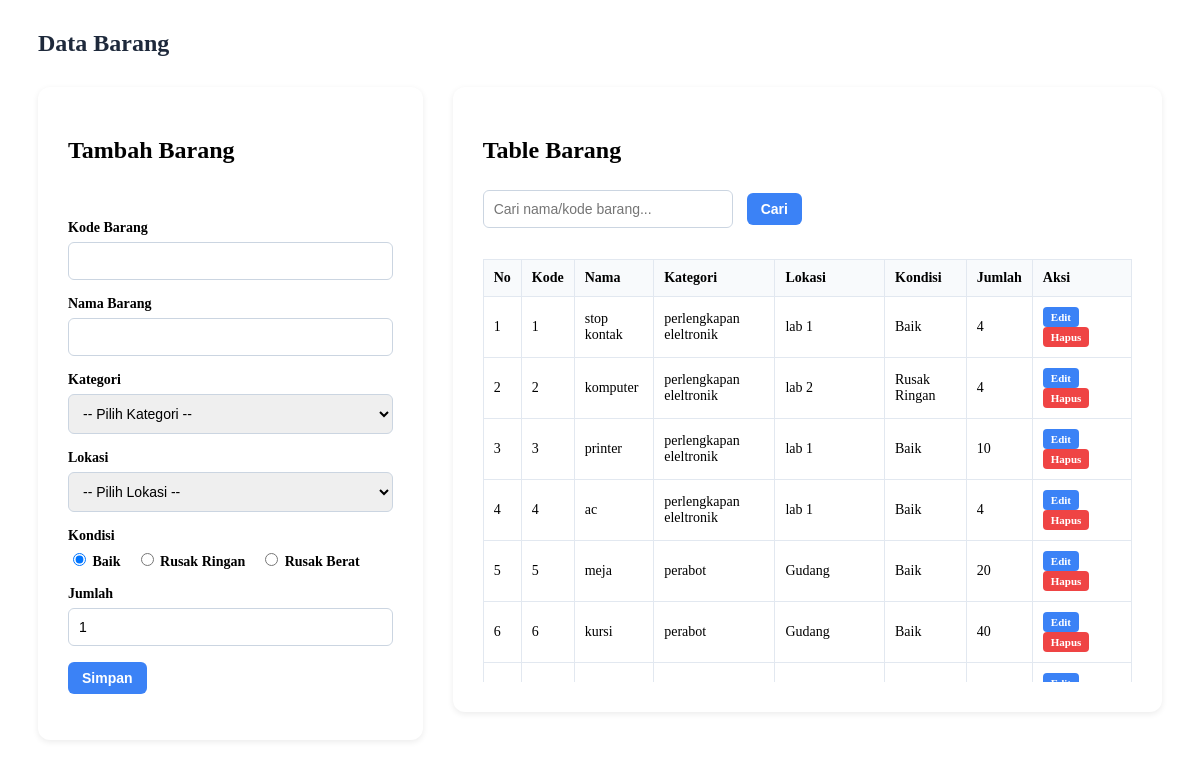
Screenshot of /barang.php with the database file from the repository.
### tables this page shows
CREATE TABLE `barang` (
  `id_barang` int(11) NOT NULL,
  `nama_barang` varchar(100) DEFAULT NULL,
  `id_kategori` int(11) DEFAULT NULL,
  `id_lokasi` int(11) DEFAULT NULL,
  `kode_barang` varchar(50) DEFAULT NULL,
  `kondisi` enum('Baik','Rusak Ringan','Rusak Berat') DEFAULT 'Baik',
  `jumlah` int(11) DEFAULT 1
);

CREATE TABLE `kategori` (
  `id_kategori` int(11) NOT NULL,
  `nama_kategori` varchar(100) DEFAULT NULL
);

CREATE TABLE `lokasi` (
  `id_lokasi` int(11) NOT NULL,
  `nama_lokasi` varchar(100) DEFAULT NULL
);

### barang.php (the view, shortened to what this page needs)
<?php
include 'koneksi.php';
$edit = isset($_GET['edit']);
$cari = $_GET['cari'] ?? '';
$where = '';
$row = ['kode_barang' => '', 'nama_barang' => '', 'id_kategori' => '', 'id_lokasi' => '', 'kondisi' => 'Baik', 'jumlah' => '1'];
?>
<div>
  <h1 class="header-title">Data Barang</h1>
  <div class="flex-container">
    <div class="form-box">
      <h2>Tambah Barang</h2><br><br>
      <form method="post">
        <label>Kode Barang</label>
        <input type="text" name="kode" class="input" required value="<?= $row['kode_barang'] ?>">
        <label>Nama Barang</label>
        <input type="text" name="nama" class="input" required value="<?= $row['nama_barang'] ?>">
        <label>Kategori</label>
        <select name="kategori" class="input" required>
          <option value="">-- Pilih Kategori --</option>
        </select>
        <label>Lokasi</label>
        <select name="lokasi" class="input" required>
          <option value="">-- Pilih Lokasi --</option>
        </select>
        <label>Kondisi</label>
        <div class="radio-wrap">
          <label><input type="radio" name="kondisi" value="Baik" <?= $row['kondisi'] == 'Baik' ? 'checked' : '' ?>> Baik</label>
          <label><input type="radio" name="kondisi" value="Rusak Ringan" <?= $row['kondisi'] == 'Rusak Ringan' ? 'checked' : '' ?>> Rusak Ringan</label>
          <label><input type="radio" name="kondisi" value="Rusak Berat" <?= $row['kondisi'] == 'Rusak Berat' ? 'checked' : '' ?>> Rusak Berat</label>
        </div>
        <label>Jumlah</label>
        <input type="number" name="jumlah" class="input" required value="<?= $row['jumlah'] ?>">
        <button type="submit" class="btn"><?= $edit ? 'Update' : 'Simpan' ?></button>
      </form>
    </div>
    <div class="table-box">
      <div class="table-container">
        <h2>Table Barang</h2>
        <form method="get" style="margin-bottom: 15px;">
          <input type="text" name="cari" value="<?= htmlspecialchars($cari) ?>" placeholder="Cari nama/kode barang..." class="input" style="width: 250px; margin-right: 10px;">
          <button type="submit" class="btn">Cari</button>
        </form>
        <table>
          <thead>
            <tr>
              <th>No</th>
              <th>Kode</th>
              <th>Nama</th>
              <th>Kategori</th>
              <th>Lokasi</th>
              <th>Kondisi</th>
              <th>Jumlah</th>
              <th>Aksi</th>
            </tr>
          </thead>
          <tbody>
            <?php
            $data = mysqli_query($conn, "
          SELECT b.*, k.nama_kategori, l.nama_lokasi
          FROM barang b
          LEFT JOIN kategori k ON b.id_kategori = k.id_kategori
          LEFT JOIN lokasi l ON b.id_lokasi = l.id_lokasi
          $where
          ORDER BY b.id_barang ASC") or die(mysqli_error($conn));
            $no = 1;
            while ($d = mysqli_fetch_assoc($data)) : ?>
              <tr>
                <td><?= $no++ ?></td>
                <td><?= $d['kode_barang'] ?></td>
                <td><?= $d['nama_barang'] ?></td>
                <td><?= $d['nama_kategori'] ?></td>
                <td><?= $d['nama_lokasi'] ?></td>
                <td><?= $d['kondisi'] ?></td>
                <td><?= $d['jumlah'] ?></td>
                <td>
                  <a href="index.php?page=barang&edit=<?= $d['id_barang'] ?>" class="btn small edit">Edit</a>
                  <a href="index.php?page=barang&hapus=<?= $d['id_barang'] ?>" class="btn small hapus" onclick="return confirm('Hapus data ini?')">Hapus</a>
                </td>
              </tr>
            <?php endwhile; ?>
          </tbody>
        </table>
      </div>
    </div>
  </div>
</div>

### barang.php (style rules this page uses)
.flex-container { display: flex; gap: 30px; align-items: flex-start; margin-left: 30px; margin-right: 30px; }
.form-box, .table-box { background: white; padding: 30px; border-radius: 12px; box-shadow: 0 2px 6px rgba(0, 0, 0, 0.08); }
.form-box { flex: 1; max-width: 400px; }
.table-box { flex: 2; overflow-x: auto; }
h1.header-title { font-size: 24px; font-weight: 600; margin: 30px; color: #1e293b; }
label { font-weight: 600; font-size: 14px; }
input.input, select.input { padding: 10px; font-size: 14px; width: 100%; border: 1px solid #cbd5e1; border-radius: 6px; margin-top: 6px; margin-bottom: 16px; }
.radio-wrap { display: flex; gap: 15px; margin-top: 6px; margin-bottom: 16px; }
.btn { background: #3b82f6; color: white; padding: 10px 20px; font-weight: 600; font-size: 14px; border: none; border-radius: 8px; cursor: pointer; margin-right: 10px; }
table { width: 100%; border-collapse: collapse; font-size: 14px; }
table th, table td { padding: 10px; border: 1px solid #e2e8f0; text-align: left; }
table th { background: #f8fafc; }
.btn { padding: 8px 14px; font-size: 14px; border-radius: 6px; text-decoration: none; color: white; font-weight: bold; display: inline-block; }
.btn.small { padding: 4px 8px; font-size: 11px; border-radius: 4px; }
.btn.edit { background-color: #3b82f6; }
.btn.hapus { background-color: #ef4444; }
.table-container { overflow-x: auto; overflow-y: auto; max-height: 565px; max-width: 100%; }

### rows the page displays
barang: kode_barang "1", nama_barang "stop kontak", id_kategori.nama_kategori "perlengkapan eleltronik", id_lokasi.nama_lokasi "lab 1", kondisi "Baik", jumlah "4"
barang: kode_barang "2", nama_barang "komputer", id_kategori.nama_kategori "perlengkapan eleltronik", id_lokasi.nama_lokasi "lab 2", kondisi "Rusak Ringan", jumlah "4"
barang: kode_barang "3", nama_barang "printer", id_kategori.nama_kategori "perlengkapan eleltronik", id_lokasi.nama_lokasi "lab 1", kondisi "Baik", jumlah "10"
barang: kode_barang "4", nama_barang "ac", id_kategori.nama_kategori "perlengkapan eleltronik", id_lokasi.nama_lokasi "lab 1", kondisi "Baik", jumlah "4"
barang: kode_barang "5", nama_barang "meja", id_kategori.nama_kategori "perabot", id_lokasi.nama_lokasi "Gudang", kondisi "Baik", jumlah "20"
barang: kode_barang "6", nama_barang "kursi", id_kategori.nama_kategori "perabot", id_lokasi.nama_lokasi "Gudang", kondisi "Baik", jumlah "40"
